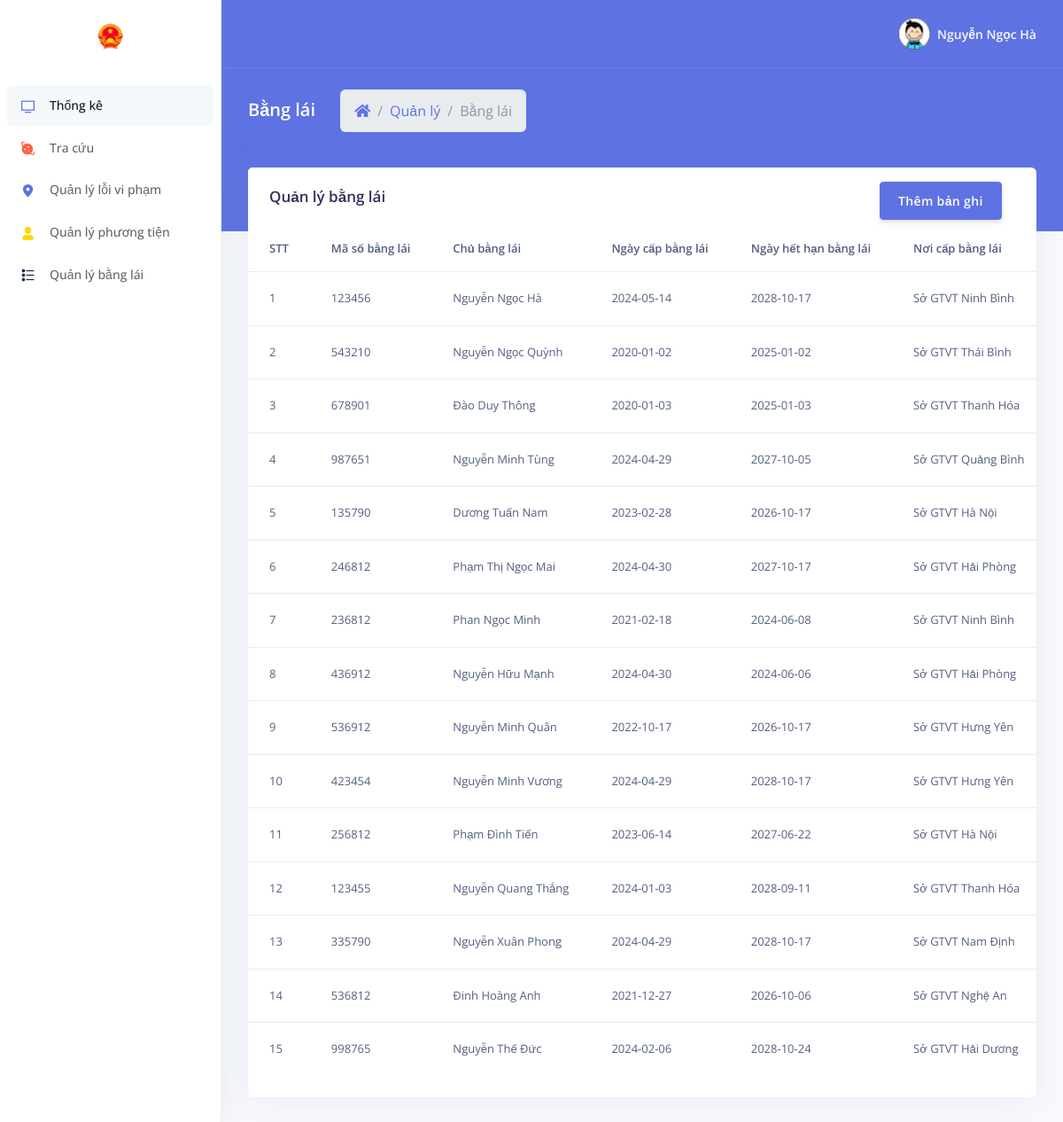
The app's page /licenses.php with its own data.
### tables this page shows
CREATE TABLE `driving_licenses` (
  `license_id` int(11) NOT NULL,
  `license_number` varchar(20) NOT NULL,
  `driver_name` varchar(100) NOT NULL,
  `date_of_issue` date NOT NULL,
  `date_of_expiry` date NOT NULL,
  `issuing_authority` varchar(100) DEFAULT NULL
);

### licenses.php (the view, shortened to what this page needs)
<?php
  $hostname = 'localhost';
  $username = 'root';
  $password = '';
  $database = 'traffic_violation_db';
  $conn = mysqli_connect($hostname, $username, $password, $database);
  $sql_vehicles = "SELECT COUNT(*) AS total_vehicles FROM vehicles";
  $sql_violations = "SELECT COUNT(*) AS total_violations FROM traffic_reports";
  $sql_licenses = "SELECT COUNT(*) AS total_licenses FROM driving_licenses";
  $sql_name = "SELECT name FROM admin";
  $result_vehicles = $conn->query($sql_vehicles);
  $result_violations = $conn->query($sql_violations);
  $result_licenses = $conn->query($sql_licenses);
  $result_name = $conn->query($sql_name);
  if ($result_vehicles->num_rows > 0 && $result_violations->num_rows > 0 && $result_licenses->num_rows > 0 && $result_name->num_rows > 0) {
    if ($result_name->num_rows > 0) {
        $row_name = $result_name->fetch_assoc();
        $total_name = $row_name['name'];
    } else {
    echo "Error fetching administrator name";
    }
  } else {
    echo "Error fetching data";
  }
?>
<!DOCTYPE html>
<html>
<head>
  <link rel="stylesheet" href="assets/vendor/nucleo/css/nucleo.css" type="text/css">
  <link rel="stylesheet" href="assets/vendor/@fortawesome/fontawesome-free/css/all.min.css" type="text/css">
  <link rel="stylesheet" href="assets/css/argon.css?v=1.2.0" type="text/css">
</head>
<body>
  <nav class="sidenav navbar navbar-vertical  fixed-left  navbar-expand-xs navbar-light bg-white" id="sidenav-main">
    <div class="scrollbar-inner">
      <div class="sidenav-header align-items-center">
        <a class="navbar-brand" href="#">
          <img src="assets/img/brand/logo.png" class="navbar-brand-img" alt="logo">
        </a>
      </div>
      <div class="navbar-inner">
        <div class="collapse navbar-collapse" id="sidenav-collapse-main">
          <ul class="navbar-nav">
            <li class="nav-item">
              <a class="nav-link active" href="index.php">
                <i class="ni ni-tv-2 text-primary"></i>
                <span class="nav-link-text">Thống kê</span>
              </a>
            </li>
            <li class="nav-item">
              <a class="nav-link" href="lookup.html">
                <i class="ni ni-planet text-orange"></i>
                <span class="nav-link-text">Tra cứu</span>
              </a>
            </li>
            <li class="nav-item">
              <a class="nav-link" href="violations.php">
                <i class="ni ni-pin-3 text-primary"></i>
                <span class="nav-link-text">Quản lý lỗi vi phạm</span>
              </a>
            </li>
            <li class="nav-item">
              <a class="nav-link" href="vehicles.php">
                <i class="ni ni-single-02 text-yellow"></i>
                <span class="nav-link-text">Quản lý phương tiện</span>
              </a>
            </li>
            <li class="nav-item">
              <a class="nav-link" href="licenses.php">
                <i class="ni ni-bullet-list-67 text-default"></i>
                <span class="nav-link-text">Quản lý bằng lái</span>
              </a>
            </li>
          </ul>
        </div>
      </div>
    </div>
  </nav>
  <div class="main-content" id="panel">
    <nav class="navbar navbar-top navbar-expand navbar-dark bg-primary border-bottom">
      <div class="container-fluid">
        <div class="collapse navbar-collapse" id="navbarSupportedContent">
          <ul class="navbar-nav align-items-center  ml-auto ml-md-0 ">
            <li class="nav-item dropdown">
              <a class="nav-link pr-0" href="#" role="button" data-toggle="dropdown" aria-haspopup="true" aria-expanded="false">
                <div class="media align-items-center">
                  <span class="avatar avatar-sm rounded-circle">
                    <img alt="Image placeholder" src="assets/img/brand/favicon.png">
                  </span>
                  <div class="media-body  ml-2  d-none d-lg-block">
                    <span class="mb-0 text-sm  font-weight-bold"><?php echo $total_name; ?></span>
                  </div>
                </div>
              </a>
            </li>
          </ul>
        </div>
      </div>
    </nav>
    <div class="header bg-primary pb-6">
        <div class="container-fluid">
          <div class="header-body">
            <div class="row align-items-center py-4">
              <div class="col-lg-6 col-7">
                <h6 class="h2 text-white d-inline-block mb-0">Bằng lái</h6>
                <nav aria-label="breadcrumb" class="d-none d-md-inline-block ml-md-4">
                  <ol class="breadcrumb breadcrumb-links breadcrumb-dark">
                    <li class="breadcrumb-item"><a href="#"><i class="fas fa-home"></i></a></li>
                    <li class="breadcrumb-item"><a href="#">Quản lý</a></li>
                    <li class="breadcrumb-item active" aria-current="page">Bằng lái</li>
                  </ol>
                </nav>
              </div>
            </div>
          </div>
        </div>
      </div>
      <div class="container-fluid mt--6">
        <div class="row">
          <div class="col">
            <div class="card">
                <div class="d-flex">
                    <div class="card-header border-0">
                        <h3 class="mb-0">Quản lý bằng lái</h3>
                    </div>
                    <div class="row mr-sm-4 mt-3" style="margin-left: auto;">
                        <div class="col-md-12 text-right">
                        <button type="button" class="btn btn-primary" data-toggle="modal" data-target="#addRecordModal">
                            Thêm bản ghi
                        </button>
                        </div>
                    </div>
                </div>
              <div class="table-responsive">
                <table class="table align-items-center table-flush">
                    <tr>
                      <th scope="col" class="sort" data-sort="id">STT</th>
                      <th scope="col" class="sort" data-sort="number">Mã số bằng lái</th>
                      <th scope="col" class="sort" data-sort="user">Chủ bằng lái</th>
                      <th scope="col" class="sort" data-sort="date">Ngày cấp bằng lái</th>
                      <th scope="col" class="sort" data-sort="expiry">Ngày hết hạn bằng lái</th>
                      <th scope="col" class="sort" data-sort="address">Nơi cấp bằng lái</th>
                    </tr>
                    <?php
                    $hostname = 'localhost';
                    $username = 'root';
                    $password = '';
                    $database = 'traffic_violation_db';
                    $conn = new mysqli($hostname, $username, $password, $database);
                    $sql = "SELECT license_id, license_number, driver_name, date_of_issue, date_of_expiry, issuing_authority FROM driving_licenses";
                    $result = $conn->query($sql);
                    if ($result->num_rows > 0) {
                        while ($row = $result->fetch_assoc()) {
                            echo "<tr>";
                            echo "<td>" . $row["license_id"] . "</td>";
                            echo "<td>" . $row["license_number"] . "</td>";
                            echo "<td>" . $row["driver_name"] . "</td>";
                            echo "<td>" . $row["date_of_issue"] . "</td>";
                            echo "<td>" . $row["date_of_expiry"] . "</td>";
                            echo "<td>" . $row["issuing_authority"] . "</td>";
                            echo "<tr>";
                        }
                    } else {
                        echo "<tr><td colspan='6'>Không tìm thấy dữ liệu vi phạm nào.</td></tr>";
                    }
                    ?>
                </table>
                <br>
              </div>
            </div>
          </div>
        </div>
    </div>
</body>
</html>

### records on screen
driving_licenses: license_id "1", license_number "123456", driver_name "Nguyễn Ngọc Hà", date_of_issue "2024-05-14", date_of_expiry "2028-10-17", issuing_authority "Sở GTVT Ninh Bình"
driving_licenses: license_id "2", license_number "543210", driver_name "Nguyễn Ngọc Quỳnh", date_of_issue "2020-01-02", date_of_expiry "2025-01-02", issuing_authority "Sở GTVT Thái Bình"
driving_licenses: license_id "3", license_number "678901", driver_name "Đào Duy Thông", date_of_issue "2020-01-03", date_of_expiry "2025-01-03", issuing_authority "Sở GTVT Thanh Hóa"
driving_licenses: license_id "4", license_number "987651", driver_name "Nguyễn Minh Tùng", date_of_issue "2024-04-29", date_of_expiry "2027-10-05", issuing_authority "Sở GTVT Quảng Bình"
driving_licenses: license_id "5", license_number "135790", driver_name "Dương Tuấn Nam", date_of_issue "2023-02-28", date_of_expiry "2026-10-17", issuing_authority "Sở GTVT Hà Nội"
driving_licenses: license_id "6", license_number "246812", driver_name "Phạm Thị Ngọc Mai", date_of_issue "2024-04-30", date_of_expiry "2027-10-17", issuing_authority "Sở GTVT Hải Phòng"
driving_licenses: license_id "7", license_number "236812", driver_name "Phan Ngọc Minh", date_of_issue "2021-02-18", date_of_expiry "2024-06-08", issuing_authority "Sở GTVT Ninh Bình"
driving_licenses: license_id "8", license_number "436912", driver_name "Nguyễn Hữu Mạnh", date_of_issue "2024-04-30", date_of_expiry "2024-06-06", issuing_authority "Sở GTVT Hải Phòng"
driving_licenses: license_id "9", license_number "536912", driver_name "Nguyễn Minh Quân", date_of_issue "2022-10-17", date_of_expiry "2026-10-17", issuing_authority "Sở GTVT Hưng Yên"
driving_licenses: license_id "10", license_number "423454", driver_name "Nguyễn Minh Vương", date_of_issue "2024-04-29", date_of_expiry "2028-10-17", issuing_authority "Sở GTVT Hưng Yên"
driving_licenses: license_id "11", license_number "256812", driver_name "Phạm Đình Tiến", date_of_issue "2023-06-14", date_of_expiry "2027-06-22", issuing_authority "Sở GTVT Hà Nội"
driving_licenses: license_id "12", license_number "123455", driver_name "Nguyễn Quang Thắng", date_of_issue "2024-01-03", date_of_expiry "2028-09-11", issuing_authority "Sở GTVT Thanh Hóa"
driving_licenses: license_id "13", license_number "335790", driver_name "Nguyễn Xuân Phong", date_of_issue "2024-04-29", date_of_expiry "2028-10-17", issuing_authority "Sở GTVT Nam Định"
driving_licenses: license_id "14", license_number "536812", driver_name "Đinh Hoàng Anh", date_of_issue "2021-12-27", date_of_expiry "2026-10-06", issuing_authority "Sở GTVT Nghệ An"
driving_licenses: license_id "15", license_number "998765", driver_name "Nguyễn Thế Đức", date_of_issue "2024-02-06", date_of_expiry "2028-10-24", issuing_authority "Sở GTVT Hải Dương"

### other values on screen
$total_name "Nguyễn Ngọc Hà"
